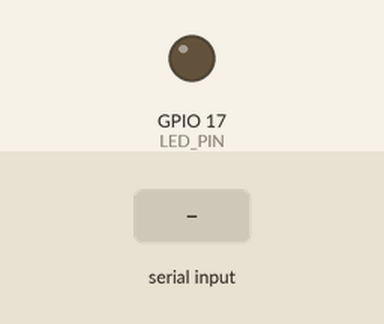
This sketch was run on a simulated ESP32. On the bench: output pins drawn as LEDs (lit = HIGH). The test bench sets the inputs (shaded band). I2S audio is not simulated (input reads silence); what the sketch prints to the serial monitor is not drawn.

Above: at 1.2 s.
1.3 s: "1" received over Serial
At 2.2 s:
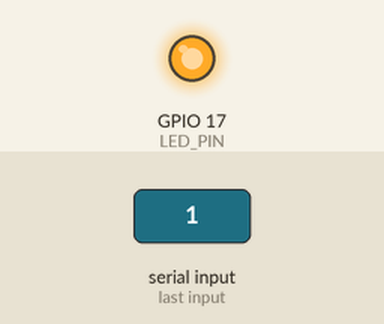
2.8 s: "0" received over Serial
At 3.3 s:
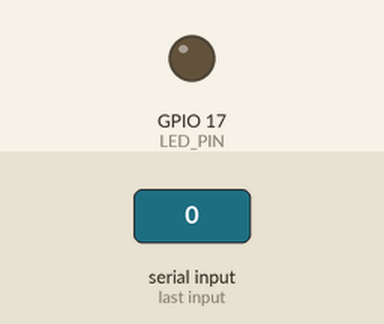
Timing chart, 0 to 5.8 s (numbered marks = the images above; inputs shaded):
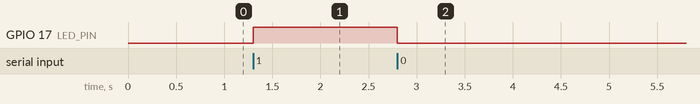

Measured:
- after the input at 1.3 s, GPIO 17 (LED_PIN): LOW → HIGH at once
- after the input at 2.8 s, GPIO 17 (LED_PIN): HIGH → LOW at once

The sketch:

esp32.ino
```cpp
#include <driver/i2s.h>

#define I2S_SD 25
#define I2S_WS 26
#define I2S_SCK 27
#define I2S_PORT I2S_NUM_0
#define LED_PIN 17

const int sample_rate = 16000;
const int record_seconds = 2;
const int VAD_THRESHOLD = 1200;

void setupI2S() {
  i2s_config_t i2s_config = {
    .mode = (i2s_mode_t)(I2S_MODE_MASTER | I2S_MODE_RX),
    .sample_rate = sample_rate,
    .bits_per_sample = I2S_BITS_PER_SAMPLE_32BIT,
    .channel_format = I2S_CHANNEL_FMT_ONLY_LEFT,
    .communication_format = (i2s_comm_format_t)(I2S_COMM_FORMAT_I2S | I2S_COMM_FORMAT_I2S_MSB),
    .intr_alloc_flags = ESP_INTR_FLAG_LEVEL1,
    .dma_buf_count = 8,
    .dma_buf_len = 1024,
    .use_apll = false
  };
  i2s_pin_config_t pin_config = {
    .bck_io_num = I2S_SCK, .ws_io_num = I2S_WS, .data_out_num = I2S_PIN_NO_CHANGE, .data_in_num = I2S_SD
  };
  i2s_driver_install(I2S_PORT, &i2s_config, 0, NULL);
  i2s_set_pin(I2S_PORT, &pin_config);
}

void setup() {
  Serial.begin(921600);
  pinMode(LED_PIN, OUTPUT);
  setupI2S();
  Serial.println("\n[ESP32] Fast Trigger Mode Ready");
}

void loop() {
  size_t bytesRead;
  int32_t sample = 0;

  i2s_read(I2S_PORT, &sample, 4, &bytesRead, portMAX_DELAY);
  int currentVolume = abs(sample >> 14);

  if (currentVolume > VAD_THRESHOLD) {
    Serial.println("\n[RECORDING]");

    for (int i = 0; i < (sample_rate * record_seconds); i++) {
      int32_t rawSample;
      i2s_read(I2S_PORT, &rawSample, 4, &bytesRead, portMAX_DELAY);
      int16_t processedSample = (int16_t)((rawSample >> 14) & 0xFFFF);
      Serial.write((uint8_t*)&processedSample, sizeof(processedSample));
      delayMicroseconds(2);
    }

    Serial.println("\n[DONE]");
    Serial.flush();
  }

  if (Serial.available() > 0) {
    char command = Serial.read();
    if (command == '1') digitalWrite(LED_PIN, HIGH);
    else if (command == '0') digitalWrite(LED_PIN, LOW);
  }
}
```
